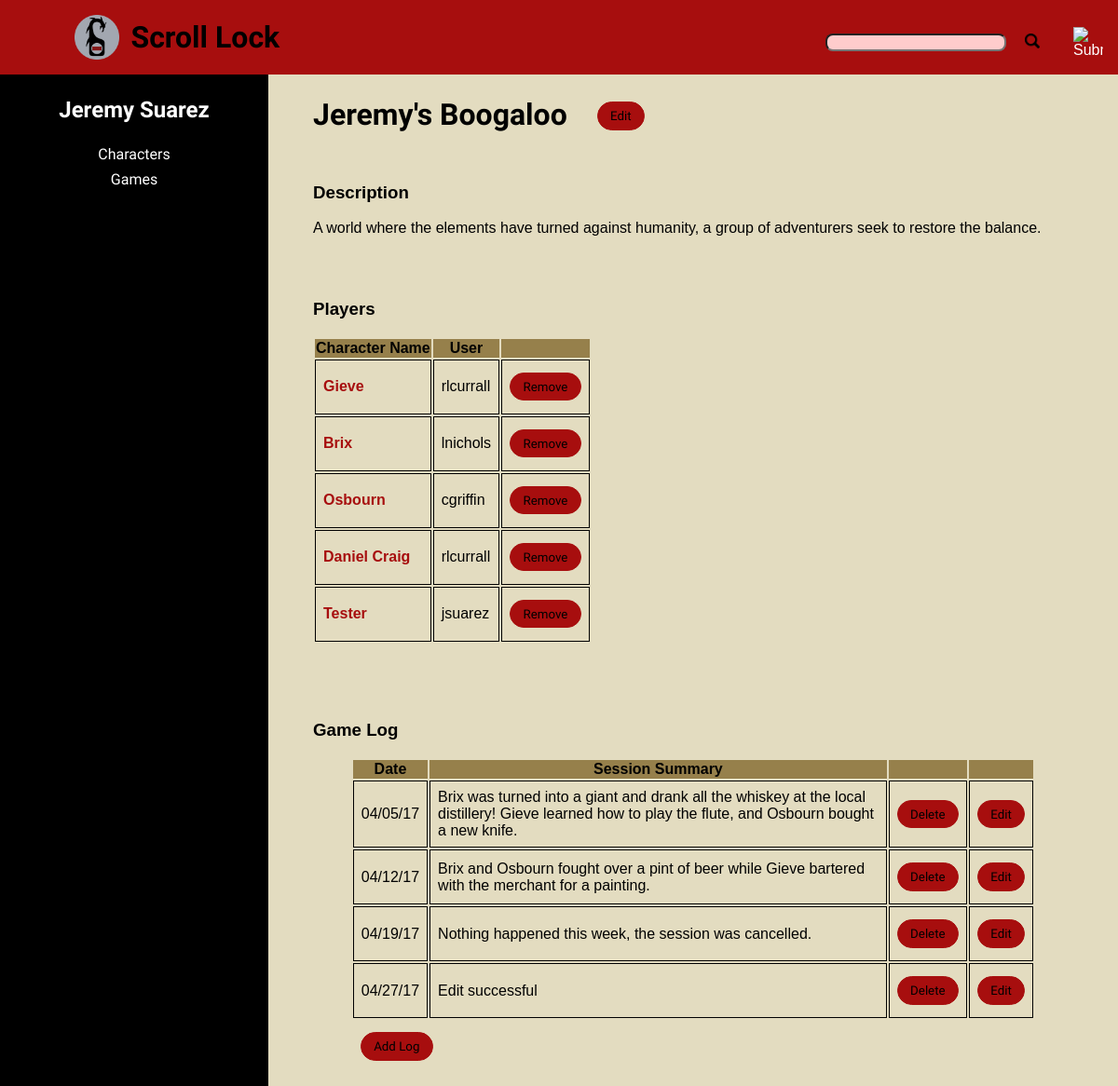
/index.php?action=game_page&gameID=1 (signed in), run on the app's committed database.
### tables this page shows
CREATE TABLE `users` (
  `userID` int(11) NOT NULL,
  `username` varchar(45) NOT NULL,
  `email` varchar(45) NOT NULL,
  `password` varchar(45) NOT NULL,
  `name` varchar(45) DEFAULT 'Anonymous'
);

CREATE TABLE `games` (
  `gameID` int(11) NOT NULL,
  `gameName` varchar(45) NOT NULL,
  `description` text,
  `adminID` int(11) NOT NULL
);

CREATE TABLE `characters` (
  `characterID` int(11) NOT NULL,
  `characterName` varchar(45) NOT NULL,
  `background` text,
  `userID` int(11) NOT NULL,
  `gameID` int(11) DEFAULT NULL
);

CREATE TABLE `game_log` (
  `logID` int(11) NOT NULL,
  `date` date NOT NULL,
  `description` varchar(255) DEFAULT NULL,
  `gameID` int(11) NOT NULL
);

### model/user_db.php (called while the page is built, shortened)
<?php
function get_user($username)
{
    global $db;
    $query = 'SELECT * FROM users
              WHERE username = :username';
    $statement = $db->prepare($query);
    $statement->bindValue(':username', $username);
    $statement->execute();
    $user = $statement->fetch();
    return $user;
}
function get_game($gameID)
{
    global $db;
    $query = 'SELECT *
              FROM games
              WHERE gameID = :gameID';
    $statement = $db->prepare($query);
    $statement->bindValue(':gameID', $gameID);
    $statement->execute();
    $game = $statement->fetch();
    return $game;
}
function get_players($gameID)
{
    global $db;
    $query = 'SELECT characters.characterID,
                     characters.characterName,
                     users.username
                FROM characters
                INNER JOIN users
                ON characters.userID = users.userID
                WHERE gameID = :gameID';
    $statement = $db->prepare($query);
    $statement->bindValue('gameID', $gameID);
    $statement->execute();
    $players = $statement->fetchAll();
    return $players;
}
function get_logs($gameID) {
    global $db;
    $query = "SELECT *
                FROM game_log
                WHERE gameID = :gameID";
    $statement = $db->prepare($query);
    $statement->bindValue(':gameID', $gameID);
    $statement->execute();
    $logs = $statement->fetchAll();
    return $logs;
}
?>

### view/game_page.php (the view, shortened to what this page needs)
<?php
    if ($gameID == NULL) {
        $gameID = filter_input(INPUT_GET, 'gameID');
    }
    include('view/header.php');
    $user = get_user($_SESSION['username']);
    $players = get_players($gameID);
    $game = get_game($gameID);
    $logs = get_logs($gameID);
?>
<div class="profile-body">
    <aside>
        <h2><?php echo $user['name']; ?></h2>
        <a class="aside_button" href="index.php?action=view_characters">Characters</a>
        <a class="aside_button" href="index.php?action=view_games">Games</a>
    </aside>
    <main class="profile-main">
        <h1 class="gamePageTitle"><?php echo $game['gameName'] ?></h1>
        <?php if ($game['adminID'] == $_SESSION['userID']) { ?>
        <form action="." method="post" class="gameEditButton">
                <input type="submit" class="button" value="Edit">
            </form>
        <?php } ?>
        <div class="gameDescription">
            <h3>Description</h3>
            <p><?php echo $game['description']; ?></p>
        </div>
        <div class="players">
            <h3>Players</h3>
            <table>
                <tr>
                    <th>Character Name</th>
                    <th>User</th>
                    <?php if ($game['adminID'] === $_SESSION['userID']) { ?>
                    <th>&nbsp;</th>
                    <?php } ?>
                </tr>
                <?php
                if ($players == NULL) {
                    ?>
                <tr>
                    <td colspan="4">No Players</td>
                </tr>
                <?php
                }
                else {
                foreach ($players as $player) : ?>
                <tr>
                    <td>
                        <a href="index.php?action=character_page&characterID=<?php echo $player['characterID']; ?>"
                       class="gameLink">
                        <?php echo $player['characterName']; ?>
                    </a>
                    </td>
                    <td><?php echo $player['username']; ?></td>
                    <?php if ($game['adminID'] === $_SESSION['userID']) { ?>
                    <td><form action="." method="post">
                        <input type="submit" class="button" value="Remove">
                    </form></td>
                    <?php } ?>
                </tr>
                <?php endforeach;
                }
                ?>
            </table>
        </div>
        <div class="gameLog">
            <h3>Game Log</h3>
            <table>
                <tr>
                    <th>Date</th>
                    <th>Session Summary</th>
                    <?php if ($logs != NULL) {
                        if ($game['adminID'] === $_SESSION['userID']) { ?>
                    <th>&nbsp;</th>
                    <th>&nbsp;</th>
                    <?php } } ?>
                </tr>
                <?php if ($logs != NULL) {
                foreach($logs as $log) : ?>
                <tr>
                    <td><?php
                    $date = date('m/d/y', strtotime($log['date']));
                    echo $date; ?></td>
                    <td><?php echo $log['description']; ?></td>
                    <?php if ($game['adminID'] === $_SESSION['userID']) { ?>
                    <td>
                        <form action="." method="post">
                            <input type="submit" class="button" value="Delete">
                        </form>
                    </td>
                    <td>
                        <form action="." method="post">
                            <input type="submit" class="button" value="Edit">
                        </form>
                    </td>
                    <?php } ?>
                </tr>
                <?php endforeach;
                }
                else {
                    ?><tr><td colspan="5">No Log Entries</td></tr><?php
                }
?>
                <?php if ($game['adminID'] === $_SESSION['userID']) { ?>
                <tr>
                    <td colspan="2" style="border: none;">
                        <form action="." method='post'>
                            <input type='submit' class="button" value='Add Log'>
                        </form>
                    </td>
                </tr>
                <?php } ?>
            </table>
        </div>
    </main>
</div>
<?php
    include('view/footer.php');

### style/main.css (style rules this page uses)
* { font-family: Arial, Helvetica, sans-serif; }
html { background-color: #e3dcc0; margin: 0; padding: 0; }
body { font-family: Arial, Helvetica, sans-serif; font-family: 'Eagle Lake', cursive; margin: 0 auto; padding: 0; }
main { margin: 0; padding: 2em 1em; }
aside { position: fixed; width: 18rem; height: 100%; margin: 0; color: white; background-color: #000; margin-top: 2.5em; }
aside h2 { width: 100%; text-align: center; margin: 1em 0; }
h1 { font-family: 'Eagle Lake', cursive; }
h2 { font-family: 'Eagle Lake', cursive; }
input { display: inline-block; float: left; }
table { width: 90%; margin: 0 auto; max-width: 55em; }
th { background-color: #96804b; }
td { padding: 0.5em; border: 1px solid black; }
.aside_button { display: block; background-color: black; color: white; font-family: 'Eagle Lake', cursive; width: 100%; margin: 0.5em auto; padding: 0; border: none; font-size: 1em; text-decoration: none; text-align: center; }
.profile-main { margin-left: 18rem; margin-top: 2.5em; }
.profile-main h1 { margin: 1em 1em; }
.profile-body { margin: 0; padding: 0; }
.button { background-color: #a70e0e; border: 0.1em solid #a70e0e; border-radius: 10em; text-align: center; font-family: 'Eagle Lake', cursive; padding: 0.5em 1em; display: inline-block; margin: 0.4em auto; }
.gameLink { background-color: transparent; box-shadow: none; border: none; font-size: 1em; font-weight: 900; color: #a70e0e; text-decoration: none; }
.gamePageTitle { display: inline-block; float: left; margin-right: 0; }
.gameEditButton { float: left; margin: 2em 0; }
.players { margin: 2em; float: left; }
.players table { width: auto; }
.gameDescription { float: left; margin: 0 2em; max-width: 50em; clear: left; }
.gameLog { float: left; clear: both; margin: 2em; }

### data on the page
users: name "Jeremy Suarez"
games: gameName "Jeremy's Boogaloo", description "A world where the elements have turned against humanity, a group of adventurers seek to restore the balance."
characters: characterName "Gieve", userID.username "rlcurrall"
characters: characterName "Brix", userID.username "lnichols"
characters: characterName "Osbourn", userID.username "cgriffin"
characters: characterName "Daniel Craig", userID.username "rlcurrall"
characters: characterName "Tester", userID.username "jsuarez"
game_log: date "04/05/17", description "Brix was turned into a giant and drank all the whiskey at the local distillery! Gieve learned how to play the flute, and Osbourn bought a new knife."
game_log: date "04/12/17", description "Brix and Osbourn fought over a pint of beer while Gieve bartered with the merchant for a painting."
game_log: date "04/19/17", description "Nothing happened this week, the session was cancelled."
game_log: date "04/27/17", description "Edit successful"
